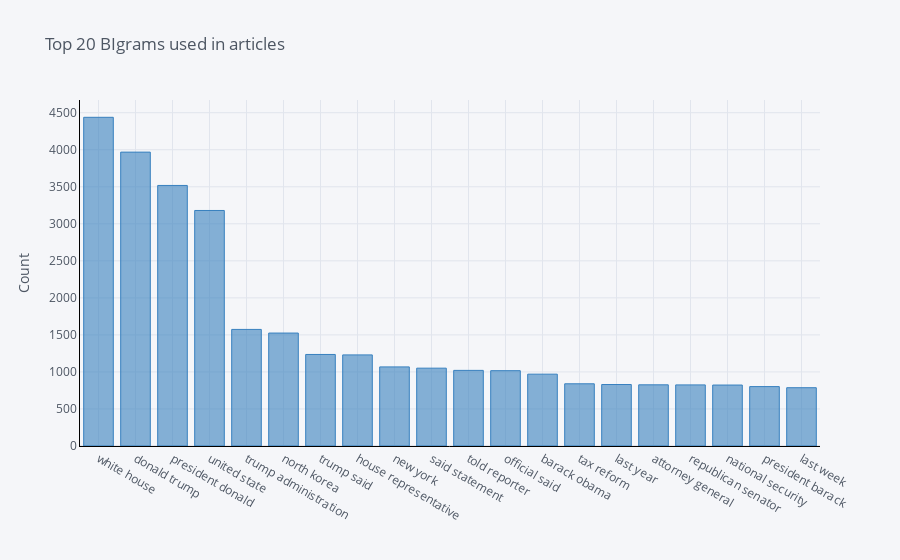

Write notebook code for a chart like this one.
### Code cell
common_words = get_top_n_bigram(X.article, 20)
tmp = pd.DataFrame(common_words, columns = ['words' ,'count'])
tmp.groupby('words').sum()['count'].sort_values(ascending=False).iplot(
    kind='bar', yTitle='Count', linecolor='black', title='Top 20 BIgrams used in articles', color='blue')
del tmp

### Figure 1 — Plotly figure (JSON) as saved in the notebook; plotly's stock layout.template omitted (floating-point values rounded to 4 significant figures)
{"data": [{"marker": {"color": "rgba(55, 128, 191, 0.6)", "line": {"color": "rgba(55, 128, 191, 1.0)", "width": 1}}, "name": "count", "orientation": "v", "text": "", "type": "bar", "x": ["white house", "donald trump", "president donald", "united state", "trump administration", "north korea", "trump said", "house representative", "new york", "said statement", "told reporter", "official said", "barack obama", "tax reform", "last year", "attorney general", "republican senator", "national security", "president barack", "last week"], "y": [4438, 3968, 3518, 3180, 1574, 1525, 1236, 1230, 1068, 1051, 1021, 1017, 970, 840, 830, 826, 825, 823, 802, 787]}], "layout": {"legend": {"bgcolor": "#F5F6F9", "font": {"color": "#4D5663"}}, "paper_bgcolor": "#F5F6F9", "plot_bgcolor": "#F5F6F9", "title": {"font": {"color": "#4D5663"}, "text": "Top 20 BIgrams used in articles"}, "xaxis": {"gridcolor": "#E1E5ED", "linecolor": "black", "showgrid": true, "tickfont": {"color": "#4D5663"}, "title": {"font": {"color": "#4D5663"}, "text": ""}, "zerolinecolor": "#E1E5ED"}, "yaxis": {"gridcolor": "#E1E5ED", "linecolor": "black", "showgrid": true, "tickfont": {"color": "#4D5663"}, "title": {"font": {"color": "#4D5663"}, "text": "Count"}, "zerolinecolor": "#E1E5ED"}}}
